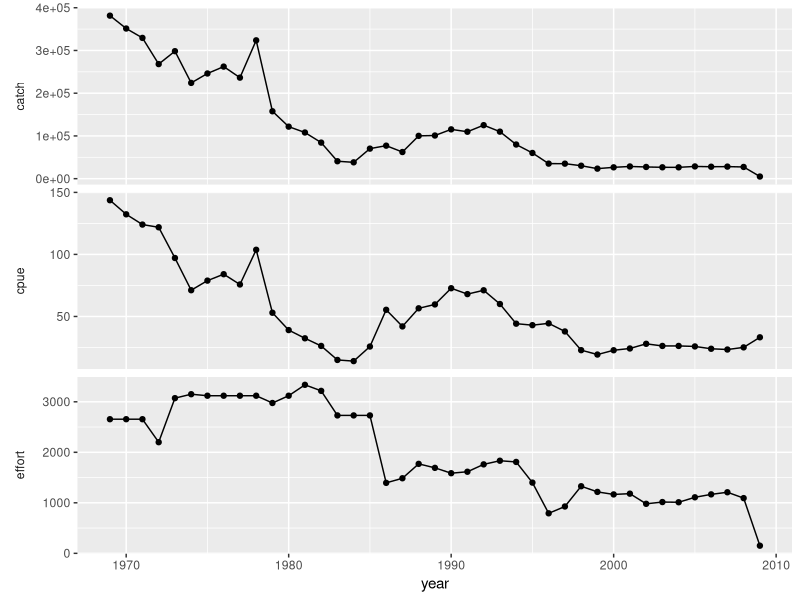
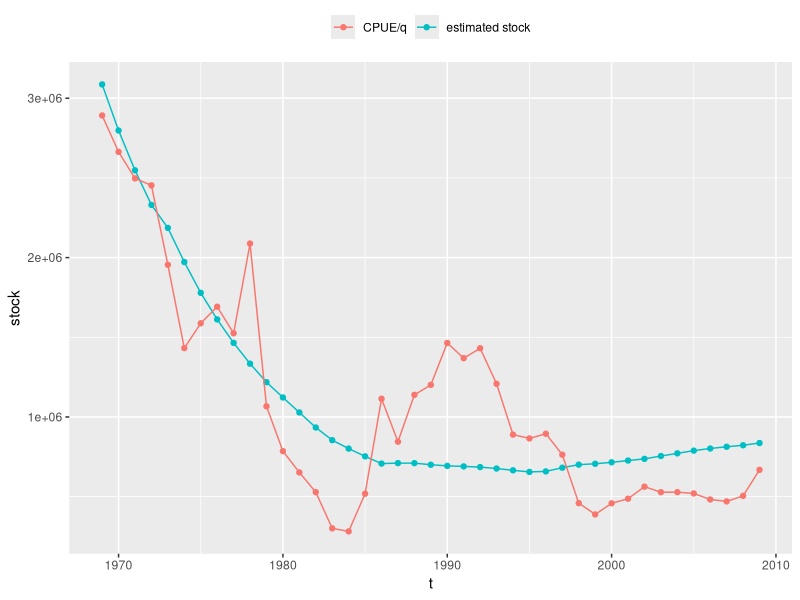
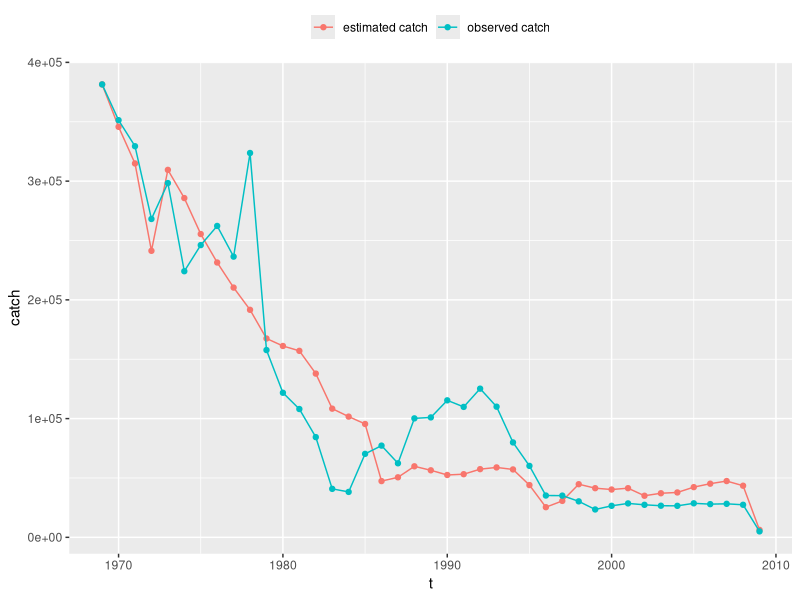
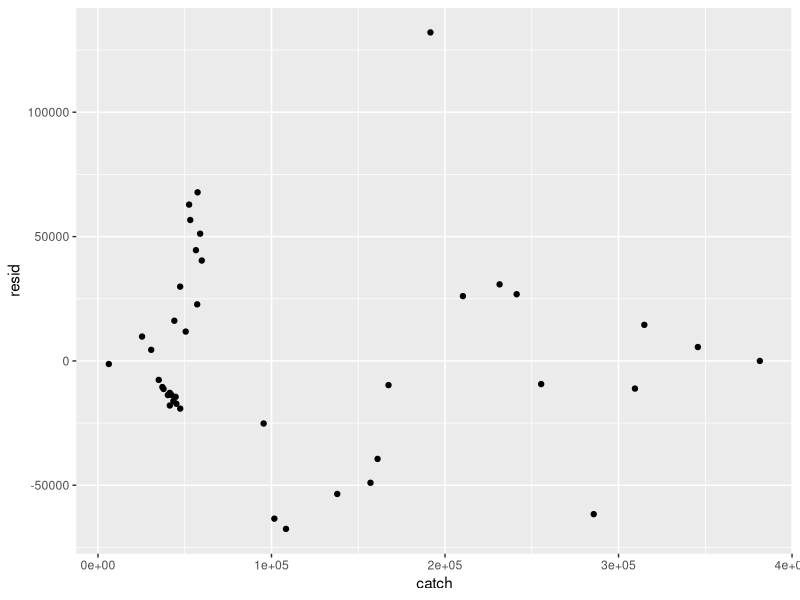
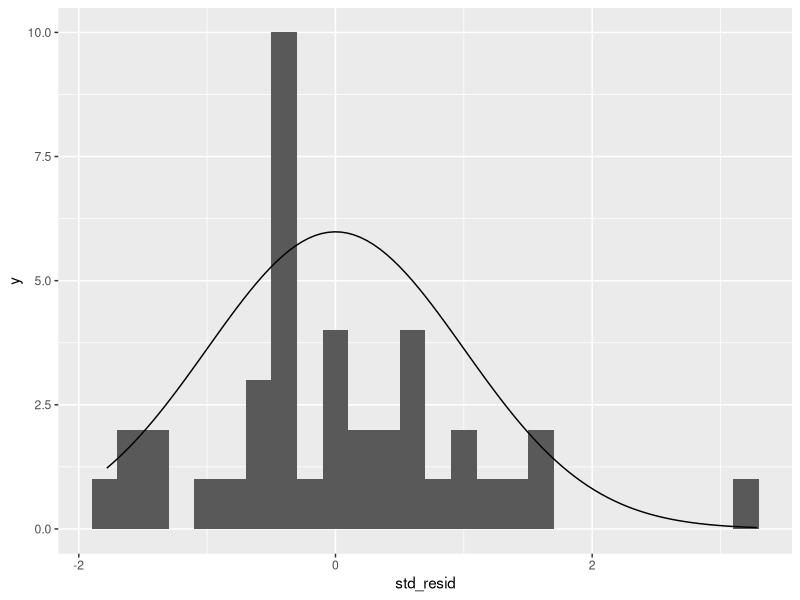
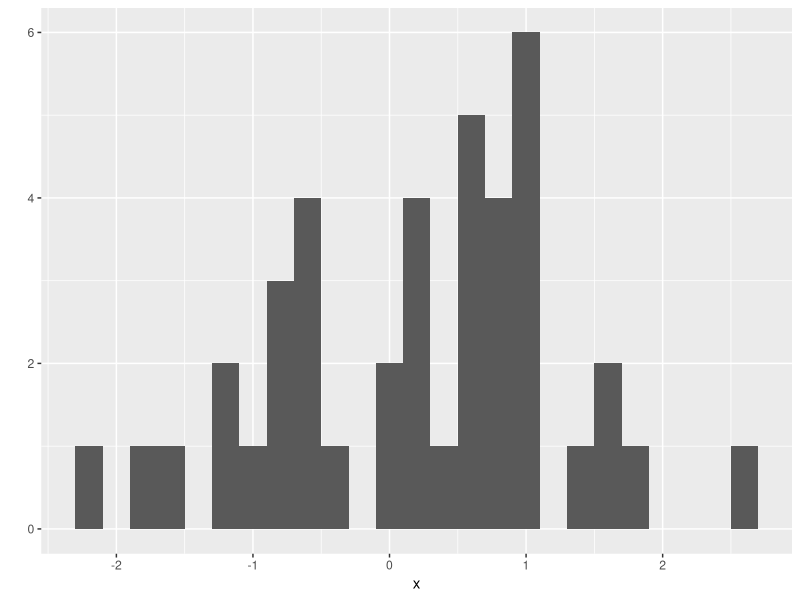
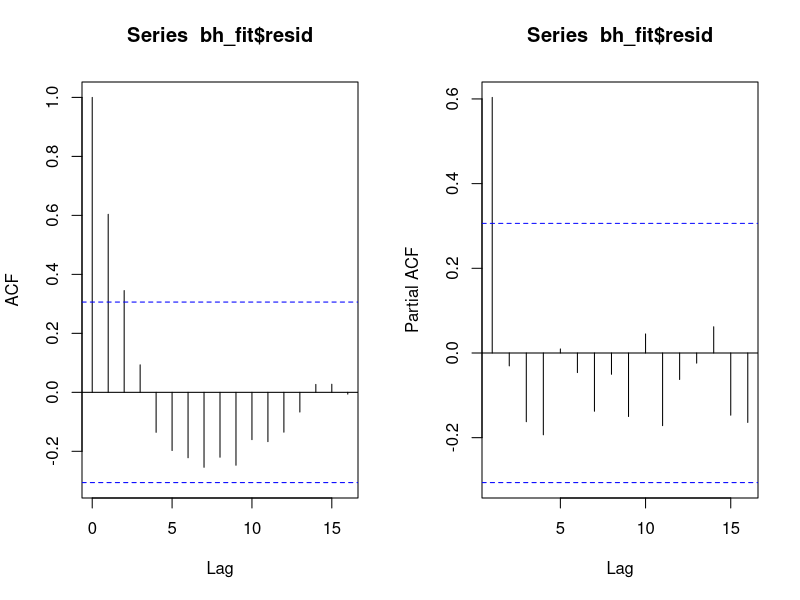
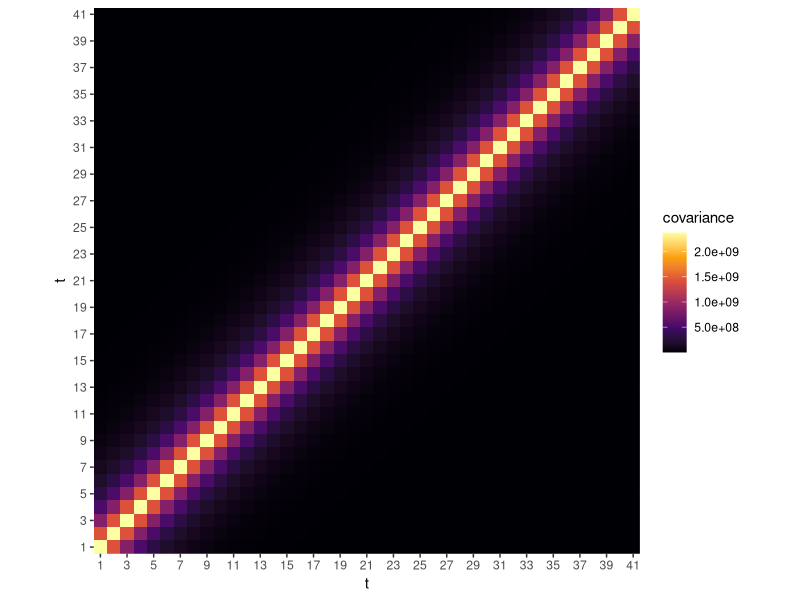

Recreate these plots in R, in order.
## ---- chunk 1
knitr::opts_chunk$set(fig.height = 4, fig.width = 6, message = FALSE, warning = FALSE)

### load the tidyverse packages
if (!require("tidyverse")) install.packages("tidyverse"); library(tidyverse)

###  mvtnorm package for building autocorrelative model
if (!require("mvtnorm")) install.packages("mvtnorm"); library(mvtnorm)
## ---- chunk 2
natividad <- read.csv("isla_natividad_abalone.csv")

natividad %>% 
  pivot_longer(-year, names_to = "var") %>% 
  ggplot(aes(year, value)) + 
  geom_line() + 
  geom_point() + 
  facet_wrap(~var, scales = "free_y", strip.position = "left", nrow = 3) + 
  theme(strip.placement = "outside", 
        strip.background = element_blank(), 
        axis.title.y = element_blank())
## ---- chunk 3
beverton_holt_nll <- function(par, t, obs_catch, obs_effort) {

  lambda <- par[1]; alpha <- 10^par[2]; q <- 10^par[3]; sigma <- par[4]*1e4
  
  tmax <- length(t)
  
  ## empty vectors to store simulated catch 
  mu_catch <- rep(0, tmax)
  mu_stock <- rep(0, tmax)
  
  ## estimate for stock size at time t = 1
  mu_stock[1] <- obs_catch[1]/(1 - exp(-q * obs_effort[1]))
  
  ## loop through time, store simulated catch and stock
  for (ti in 1:tmax) {
    if(ti < tmax) {
      mu_stock[ti + 1] <- (lambda * mu_stock[ti] * exp(-q * obs_effort[ti])) / 
        (1 + alpha * (mu_stock[ti] * exp(-q * obs_effort[ti])))
    }
    mu_catch[ti] <- mu_stock[ti] * (1 - exp(-q * obs_effort[ti]))
  }
  
  if (sigma >= 0) {
    nll <- -sum(dnorm(obs_catch, mean = mu_catch, sd = sigma, log = TRUE))
    return(nll)
  }  else {
    return(5000)
  }
  
}
## ---- chunk 4
bh_mle <- optim(
  par = c(lambda = 1.2, alpha = log(0.0025), q = log(0.049), sigma = 3.9), 
  fn = beverton_holt_nll, 
  t = natividad$year,
  obs_catch = natividad$catch,
  obs_effort = natividad$effort,
  control = list(maxit = 1000), 
  hessian = TRUE
)

bh_mle
## ---- chunk 5
var_cov <- solve(bh_mle$hessian)
se <- sqrt(diag(var_cov))
se
## ---- chunk 6
beverton_holt <- function(lambda, alpha, q, n0, t, effort) {
  
  tmax <- length(t)
  stock <- rep(0, tmax); stock[1] <- n0
  catch <- rep(0, tmax)
  
  for (ti in 1:tmax) {
    if(ti < tmax) {
      stock[ti + 1] <- (lambda * stock[ti] * exp(-q * effort[ti])) / 
        (1 + alpha * (stock[ti] * exp(-q * effort[ti])))
    }
    catch[ti] <- stock[ti] * (1 - exp(-q * effort[ti]))
  }
  
  data.frame(t = t, stock = stock, catch = catch)
}
## ---- chunk 7
n0 <- as.numeric(natividad$catch[1]/(1 - exp(-10^bh_mle$par[["q"]] * natividad$effort[1])))

bh_fit <- beverton_holt(
  lambda = bh_mle$par[["lambda"]],
  alpha = 10^bh_mle$par[["alpha"]],
  q = 10^bh_mle$par[["q"]],
  n0 = n0, 
  t = natividad$year,
  effort = natividad$effort
)
## ---- chunk 8
bh_fit %>% 
  ggplot(aes(t, stock)) + 
  geom_line(aes(color = "estimated stock")) + 
  geom_point(aes(color = "estimated stock")) + 
  geom_line(aes(x = year, y = cpue/(10^bh_mle$par[["q"]]), color = "CPUE/q"), 
            data = natividad) + 
  geom_point(aes(x = year, y = cpue/(10^bh_mle$par[["q"]]), color = "CPUE/q"), 
             data = natividad) + 
  theme(legend.position = "top", 
        legend.title = element_blank())
## ---- chunk 9
bh_fit %>% 
  ggplot(aes(t, catch)) + 
  geom_line(aes(color = "estimated catch")) + 
  geom_point(aes(color = "estimated catch")) + 
  geom_line(aes(x = year, y = catch, color = "observed catch"), 
            data = natividad) + 
  geom_point(aes(x = year, y = catch, color = "observed catch"), 
             data = natividad) + 
  theme(legend.position = "top", 
        legend.title = element_blank())
## ---- chunk 10
bh_fit$resid <- natividad$catch - bh_fit$catch

bh_fit %>% ggplot(aes(catch, resid)) + geom_point()
## ---- chunk 11
## standardized residuals
bh_fit$std_resid <- scale(bh_fit$resid)

bh_fit %>% 
  ggplot(aes(std_resid)) + 
  geom_histogram(binwidth = 0.2) + 
  stat_function(fun = function(x, ...) dnorm(x, ...)*15, 
                args = list(mean = 0, sd = 1))
## ---- chunk 12
n <- nrow(natividad)
x <- rnorm(n, mean = 0, sd = 1)
qplot(x, binwidth = 0.2)
## ---- chunk 13
par(mfrow = c(1, 2))
acf(bh_fit$resid)
acf(bh_fit$resid, type = "partial")
par(mfrow = c(1, 1))
## ---- chunk 14
resid_AR1 <- arima(bh_fit$resid, order = c(1, 0, 0))
phi <- as.numeric(coef(resid_AR1)[1])
phi
## ---- chunk 15
plot_var_cov <- function(phi, sigma = bh_mle$par[["sigma"]]*1e4, tmax = nrow(natividad)) {
  
  var_cov <- sigma^2/(1-phi^2)*phi^(abs(outer(1:tmax, 1:tmax, "-")))
  
  reshape2::melt(var_cov) %>% ggplot(aes(Var1, Var2, fill = value)) + 
    geom_raster() + scale_fill_viridis_c(option = "inferno") + 
    scale_x_continuous(breaks = seq(1, tmax, 2)) + 
    scale_y_continuous(breaks = seq(1, tmax, 2)) +
    coord_fixed(expand = FALSE) + 
    labs(x = "t", y = "t", fill = "covariance")
}

plot_var_cov(phi = 0.6)
## ---- chunk 16
beverton_holt_nll_AR1 <- function(par, t, obs_catch, obs_effort) {
  
  lambda <- par[1]; alpha <- 10^par[2]; q <- 10^par[3]; sigma <- par[4]*1e4; phi <- par[5]
  
  tmax <- length(t)
  
  mu_catch <- rep(0, tmax)
  mu_stock <- rep(0, tmax)
  
  mu_stock[1] <- obs_catch[1]/(1 - exp(-q * obs_effort[1]))
  
  for (ti in 1:tmax) {
    if(ti < tmax) {
      mu_stock[ti + 1] <- (lambda * mu_stock[ti] * exp(-q * obs_effort[ti])) / 
        (1 + alpha * (mu_stock[ti] * exp(-q * obs_effort[ti])))
    }
    mu_catch[ti] <- mu_stock[ti] * (1 - exp(-q * obs_effort[ti]))
  }
  
  if (sigma >= 0) {
    var_cov <- sigma^2/(1-phi^2)*phi^(abs(outer(1:tmax, 1:tmax, "-")))
    nll <- -sum(dmvnorm(obs_catch, mean = mu_catch, sigma = var_cov, log = TRUE))
    return(nll)
  }  else {
    return(5000)
  }
  
}
## ---- chunk 17
bh_mle_AR1 <- optim(
  par = c(lambda = 1.2, alpha = log(0.0025), q = log(0.049), sigma = 3.9, phi = phi), 
  fn = beverton_holt_nll_AR1, 
  t = natividad$year,
  obs_catch = natividad$catch,
  obs_effort = natividad$effort,
  control = list(maxit = 1000), 
  hessian = TRUE
)

bh_mle_AR1
## ---- chunk 18
var_cov_AR1 <- solve(bh_mle_AR1$hessian)
se_AR1 <- sqrt(diag(var_cov_AR1))
se_AR1
## ---- chunk 19
alpha <- 10^bh_mle_AR1$par[["alpha"]]
alpha
## ---- chunk 20
lambda <- bh_mle_AR1$par[["lambda"]]
lambda_CI <- qnorm(c(0.025, 0.975), lambda, sd = se_AR1[["lambda"]])
lambda_CI
## ---- chunk 21
### YOUR CODE HERE
## ---- chunk 22
K = (lambda - 1)/alpha
K
## ---- chunk 23
as.numeric((bh_mle$par[["lambda"]] - 1)/(10^bh_mle$par["alpha"]))
## ---- chunk 24
N_msy = (lambda - sqrt(lambda))/alpha
N_msy
## ---- chunk 25
MSY = N_msy - N_msy/(lambda - alpha * N_msy)
MSY
## ---- chunk 26
### parameter values - same between observation and process models
N0 <- 10 # initial population size
lambda <- 1.1 ## finite growth rate
alpha <- 1e-04 ## density dependence
p <- 0.1 ## probability of observation

### empty population vectors
tmax <- 100 ## number of time steps
N <- rep(NA, tmax) ## true population size
Nobs <- rep(NA, tmax) ## observed population size
N[1] <- N0 ## initialize population

### loop over time, store true population
for (t in 1:(tmax - 1)) {
  N[t + 1] = (lambda * N[t])/(1 + alpha*N[t])
}
t <- 1:tmax

### observed population size
Nobs = rbinom(tmax, size = round(N), prob = p)

plot(Nobs ~ t, type = "l")
## ---- chunk 27
### empty population vectors
tmax <- 100 ## number of time steps
Nproc <- rep(NA, tmax) ## true population size
Nproc[1] <- N0 ## initialize population

### loop over time, store true population
for (t in 1:(tmax - 1)) {
  Nproc[t + 1] = rpois(1, lambda * Nproc[t])/(1 + alpha*Nproc[t])
}
t <- 1:tmax

plot(Nproc ~ t, type = "l")
